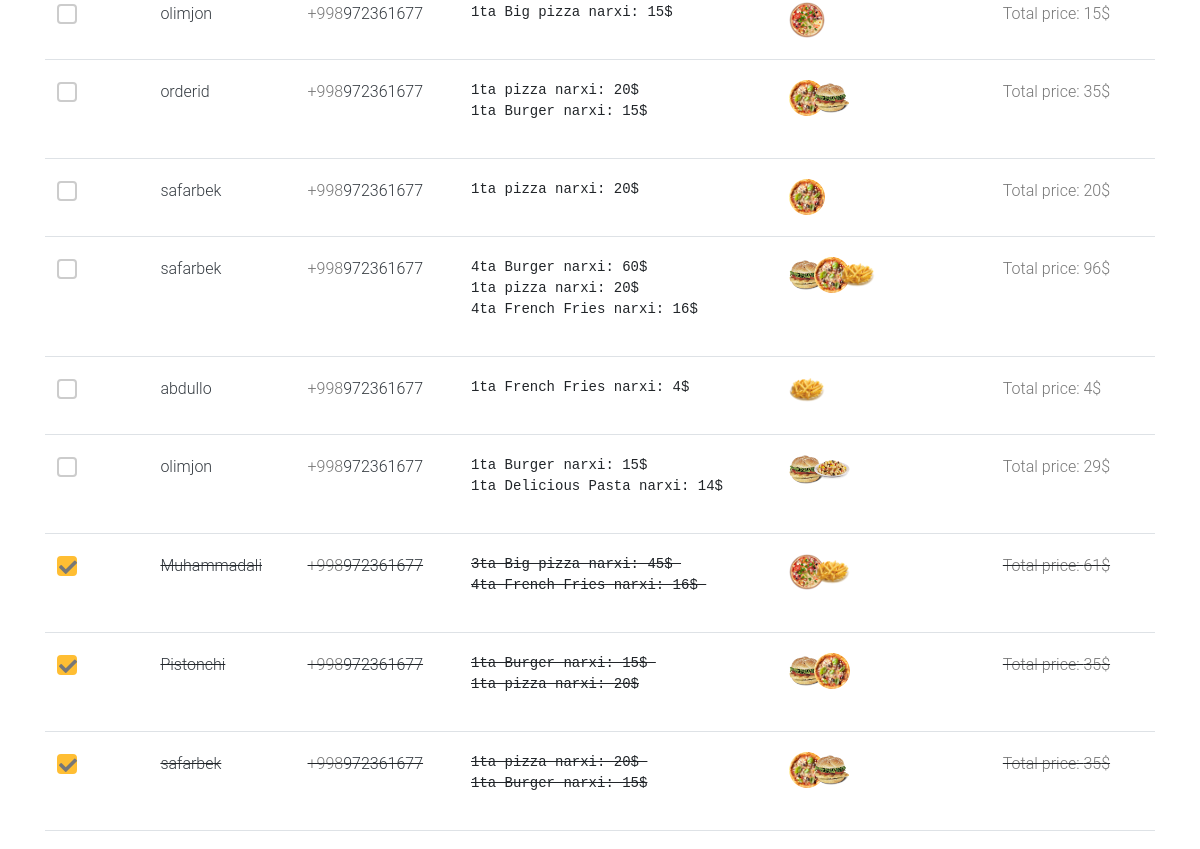
Page /superadmin/ (signed in, middle part) on the earlier database version.
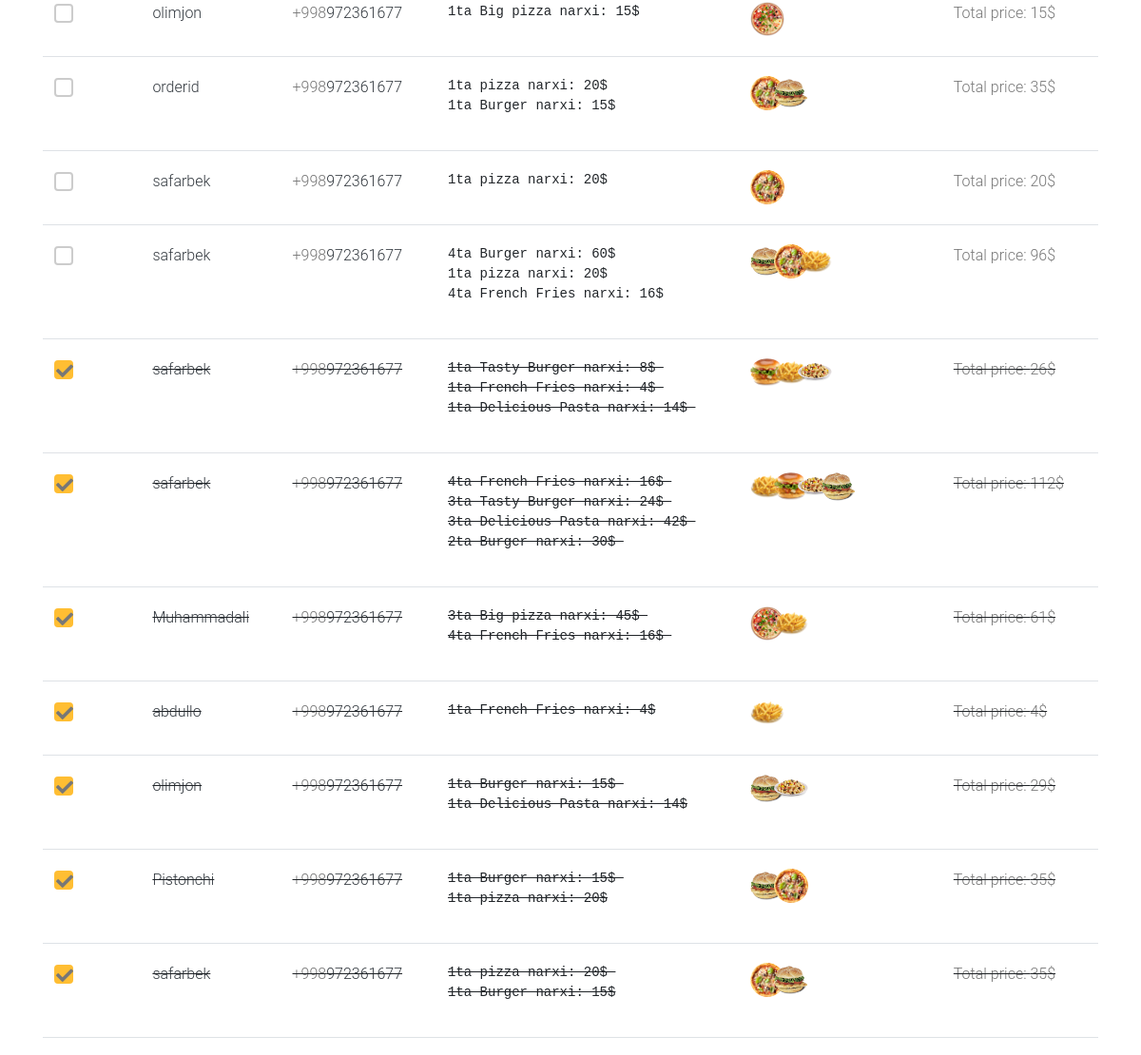
Same page on the later database version.
### main/models.py (models this page shows, shortened)
class Order(models.Model):
    customer = models.CharField('buyurtmachi', max_length=25)
    tel = models.PositiveIntegerField('tel', default=0)
    order = models.ManyToManyField(Cart)
    text = models.TextField('*')
    total = models.PositiveIntegerField(default=0)
    is_arrived = models.BooleanField(default=False)
    class Meta:
        ordering = ["-id"]

class Cart(models.Model):
    product = models.ForeignKey(Product, on_delete=CASCADE)
    count = models.PositiveIntegerField('soni',default=0)

class Product(models.Model):
    name = models.CharField('nomi', max_length=25)
    slug = models.SlugField('*', max_length=25)
    image = models.ImageField("Product image", upload_to='product_images/')
    category = models.ForeignKey(Tag, on_delete=CASCADE)
    price = models.PositiveIntegerField("Price", default=0)
    description = models.TextField("About product")
    class Meta:
        ordering = ["-id"]
        unique_together = ["slug"]

### main/views.py (the view)
# urls.py: path("superadmin/", views.superadmin, name='superadmin'),
@login_required(login_url="/login/")
def superadmin(request):
    user = authenticate(username='safarbek',password='2007')
    if user.is_active:
        is_arrived = list(Order.objects.filter(is_arrived = True))
        not_arrived = list(Order.objects.filter(is_arrived= False))
        order = not_arrived + is_arrived
        context= {
            'orders':  order
        }
        return render(request, 'superadmin/superadmin.html', context)
    else:
        return redirect("/login")

### main/context_pro.py (called while the page is built)
def view_all(request):
    context = {
        "categories": Tag.objects.all(),
        "products": Product.objects.select_related("category").all()
    }
    return context

### templates/superadmin/superadmin.html (shortened to what this page needs)
<!DOCTYPE html>
<html lang="en">
<head>
    <link rel="stylesheet" type="text/css" href="/static/css/bootstrap.css">
    <link rel="stylesheet" type="text/css" href="/static/css/superadmin.css">
    <link rel="stylesheet" href="https://pro.fontawesome.com/releases/v5.10.0/css/all.css"
 />
</head>
<body>
    <div class="content">
        <div class="container">
            <div class="table-responsive">
                <table class="table custom-table">
                    <tbody>
                        {%for order in orders %}
                        <tr  {% if order.is_arrived %}style="text-decoration: line-through;"{% endif%} >
                            <th scope="row">
                                <label class="control control--checkbox">
                                    <div class="control__indicator fas">
                                    </div>
                                </label>
                            </th>
                            <td>
                            </td>
                            <td><a href="/superadmin/{{order.id}}" class="text-dark">{{order.customer}}</a></td>
                            <td>
                                +998<a href="tel:+998{{order.tel}}" class="text-dark">{{order.tel}}</a>
                            </td>
                            <td>
                                <pre>{{order.text}}</pre>
                            </td>
                            <td>
                                <ul class="persons">
                                    {% for i in order.order.all %}
                                    <li>
                                        <a href="/detail/{{i.product.slug}}">
                                            <img src="{{i.product.image.url}}" alt="" class="img-fluid">
                                        </a>
                                    </li>
                                    {% endfor %}
                                </ul>
                            </td>
                            <td>
                               Total price: {{order.total}}$
                            </td>
                        </tr>
                        {% endfor %}
                    </tbody>
                </table>
            </div>
        </div>
    </div>
</body>
</html>

Differences in the rows shown:
added Order: customer "safarbek", tel "972361677", text "1ta Tasty Burger narxi: 8$ 1ta French Fries narxi: 4$ 1ta Delicious Pasta narxi: 14$", total "26"
added Cart: product.image (picture), shown under "safarbek"
added Cart: product.image (picture), shown under "safarbek"
added Cart: product.image (picture), shown under "safarbek"
added Order: customer "safarbek", tel "972361677", text "4ta French Fries narxi: 16$ 3ta Tasty Burger narxi: 24$ 3ta Delicious Pasta narxi: 42$ 2ta Burger narxi: 30$", total "112"
added Cart: product.image (picture), shown under "safarbek"
added Cart: product.image (picture), shown under "safarbek"
added Cart: product.image (picture), shown under "safarbek"
added Cart: product.image (picture), shown under "safarbek"
shown differently, row unchanged: Order "Muhammadali": moves up the list
changed Order "abdullo": is_arrived False → True (drawn)
changed Order "1ta Burger narxi: 15$ 1ta Delicious Pasta narxi: 14$": is_arrived False → True (drawn)
